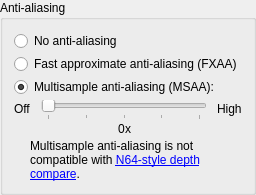
                <widget class="QGroupBox" name="antiAliasingGroupBox">
                 <property name="title">
                  <string>Anti-aliasing</string>
                 </property>
                 <layout class="QVBoxLayout" name="verticalLayout_25">
                  <property name="spacing">
                   <number>18</number>
                  </property>
                  <item>
                   <widget class="QFrame" name="aliasingFrame">
                    <property name="toolTip">
                     <string>&lt;html&gt;&lt;head/&gt;&lt;body&gt;&lt;p&gt;GLideN64 offers two methods to smooth jagged polygons:&lt;/p&gt;&lt;p&gt;&lt;span style=&quot; font-weight:600;&quot;&gt;Fast approximate anti-aliasing (FXAA)&lt;/span&gt;: FXAA is a post-processing filter that can provide a decent result, but as good as MSAA. The main reason to use FXAA is to use with &lt;span style=&quot; font-weight:600;&quot;&gt;N64-style depth compare&lt;/span&gt;. FXAA adds some blurriness to the output image, causing some textures like text to possibly look worse.&lt;/p&gt;&lt;p&gt;&lt;span style=&quot; font-weight:600;&quot;&gt;Multisample anti-aliasing (MSAA)&lt;/span&gt;: MSAA is a standard anti-aliasing technique used in computer graphics to improve image quality. Most modern GPUs support 2, 4, 8, and 16 samples. More samples mean better quality, but are slower. There are two downsides: it's incompatible with &lt;span style=&quot; font-weight:600;&quot;&gt;N64-style depth compare&lt;/span&gt; and may cause minor glitches in some games.&lt;/p&gt;&lt;p&gt;Recommendation: [&lt;span style=&quot; font-style:italic;&quot;&gt;Usually 16x MSAA, or FXAA with N64-style depth compare&lt;/span&gt;]&lt;/p&gt;&lt;/body&gt;&lt;/html&gt;</string>
                    </property>
                    <layout class="QVBoxLayout" name="verticalLayout_54">
                     <property name="spacing">
                      <number>3</number>
                     </property>
                     <property name="leftMargin">
                      <number>0</number>
                     </property>
                     <property name="topMargin">
                      <number>0</number>
                     </property>
                     <property name="rightMargin">
                      <number>0</number>
                     </property>
                     <property name="bottomMargin">
                      <number>0</number>
                     </property>
                     <item>
                      <widget class="QRadioButton" name="noaaRadioButton">
                       <property name="text">
                        <string>No anti-aliasing</string>
                       </property>
                      </widget>
                     </item>
                     <item>
                      <widget class="QRadioButton" name="fxaaRadioButton">
                       <property name="text">
                        <string>Fast approximate anti-aliasing (FXAA)</string>
                       </property>
                      </widget>
                     </item>
                     <item>
                      <widget class="QRadioButton" name="msaaRadioButton">
                       <property name="text">
                        <string>Multisample anti-aliasing (MSAA):</string>
                       </property>
                       <property name="checked">
                        <bool>true</bool>
                       </property>
                      </widget>
                     </item>
                     <item>
                      <widget class="QFrame" name="aliasingSliderFrame">
                       <layout class="QHBoxLayout" name="horizontalLayout_5">
                        <property name="spacing">
                         <number>10</number>
                        </property>
                        <property name="leftMargin">
                         <number>0</number>
                        </property>
                        <property name="topMargin">
                         <number>0</number>
                        </property>
                        <property name="rightMargin">
                         <number>0</number>
                        </property>
                        <property name="bottomMargin">
                         <number>0</number>
                        </property>
                        <item>
                         <layout class="QHBoxLayout" name="horizontalLayout_31">
                          <property name="topMargin">
                           <number>2</number>
                          </property>
                          <item alignment="Qt::AlignmentFlag::AlignTop">
                           <widget class="QLabel" name="aliasingOffLabel">
                            <property name="text">
                             <string>Off</string>
                            </property>
                           </widget>
                          </item>
                         </layout>
                        </item>
                        <item>
                         <layout class="QVBoxLayout" name="verticalLayout_44">
                          <property name="spacing">
                           <number>2</number>
                          </property>
                          <item>
                           <widget class="QSlider" name="aliasingSlider">
                            <property name="maximum">
                             <number>4</number>
                            </property>
                            <property name="singleStep">
                             <number>1</number>
                            </property>
                            <property name="pageStep">
                             <number>1</number>
                            </property>
                            <property name="orientation">
                             <enum>Qt::Orientation::Horizontal</enum>
                            </property>
                            <property name="tickPosition">
                             <enum>QSlider::TickPosition::TicksBelow</enum>
                            </property>
                            <property name="tickInterval">
                             <number>1</number>
                            </property>
                           </widget>
                          </item>
                          <item>
                           <layout class="QHBoxLayout" name="horizontalLayout_3">
                            <property name="spacing">
                             <number>0</number>
                            </property>
                            <item>
                             <spacer name="horizontalSpacer">
                              <property name="orientation">
                               <enum>Qt::Orientation::Horizontal</enum>
                              </property>
                              <property name="sizeType">
                               <enum>QSizePolicy::Policy::MinimumExpanding</enum>
                              </property>
                              <property name="sizeHint" stdset="0">
                               <size>
                                <width>0</width>
                                <height>0</height>
                               </size>
                              </property>
                             </spacer>
                            </item>
                            <item>
                             <widget class="QLabel" name="aliasingLabelVal">
                              <property name="sizePolicy">
                               <sizepolicy hsizetype="Fixed" vsizetype="Preferred">
                                <horstretch>0</horstretch>
                                <verstretch>0</verstretch>
                               </sizepolicy>
                              </property>
                              <property name="text">
                               <string notr="true">0</string>
                              </property>
                             </widget>
                            </item>
                            <item>
                             <widget class="QLabel" name="aliasingXLabel">
                              <property name="sizePolicy">
                               <sizepolicy hsizetype="Fixed" vsizetype="Preferred">
                                <horstretch>0</horstretch>
                                <verstretch>0</verstretch>
                               </sizepolicy>
                              </property>
                              <property name="text">
                               <string notr="true">x</string>
                              </property>
                             </widget>
                            </item>
                            <item>
                             <spacer name="horizontalSpacer_2">
                              <property name="orientation">
                               <enum>Qt::Orientation::Horizontal</enum>
                              </property>
                              <property name="sizeType">
                               <enum>QSizePolicy::Policy::MinimumExpanding</enum>
                              </property>
                              <property name="sizeHint" stdset="0">
                               <size>
                                <width>0</width>
                                <height>0</height>
                               </size>
                              </property>
                             </spacer>
                            </item>
                           </layout>
                          </item>
                         </layout>
                        </item>
                        <item>
                         <layout class="QHBoxLayout" name="horizontalLayout_32">
                          <property name="topMargin">
                           <number>2</number>
                          </property>
                          <item alignment="Qt::AlignmentFlag::AlignTop">
                           <widget class="QLabel" name="aliasingHighLabel">
                            <property name="text">
                             <string extracomment="The highest of a set of numbers">High</string>
                            </property>
                           </widget>
                          </item>
                         </layout>
                        </item>
                       </layout>
                      </widget>
                     </item>
                     <item>
                      <widget class="QFrame" name="aliasingWarningFrame">
                       <layout class="QHBoxLayout" name="horizontalLayout_19">
                        <property name="spacing">
                         <number>9</number>
                        </property>
                        <property name="leftMargin">
                         <number>0</number>
                        </property>
                        <property name="topMargin">
                         <number>0</number>
                        </property>
                        <property name="rightMargin">
                         <number>0</number>
                        </property>
                        <property name="bottomMargin">
                         <number>0</number>
                        </property>
                        <item>
                         <widget class="QLabel" name="aliasingWarningIcon">
                          <property name="sizePolicy">
                           <sizepolicy hsizetype="Fixed" vsizetype="Preferred">
                            <horstretch>0</horstretch>
                            <verstretch>0</verstretch>
                           </sizepolicy>
                          </property>
                          <property name="pixmap">
                           <pixmap resource="icon.qrc">:/Info.ico</pixmap>
                          </property>
                         </widget>
                        </item>
                        <item>
                         <widget class="QLabel" name="aliasingWarningLabel">
                          <property name="text">
                           <string>Multisample anti-aliasing is not compatible with &lt;a href=&quot;#n64DepthCompare&quot;&gt;N64-style depth compare&lt;/a&gt;.</string>
                          </property>
                          <property name="wordWrap">
                           <bool>true</bool>
                          </property>
                          <property name="textInteractionFlags">
                           <set>Qt::TextInteractionFlag::LinksAccessibleByKeyboard|Qt::TextInteractionFlag::LinksAccessibleByMouse</set>
                          </property>
                         </widget>
                        </item>
                       </layout>
                      </widget>
                     </item>
                    </layout>
                   </widget>
                  </item>
                 </layout>
                </widget>
